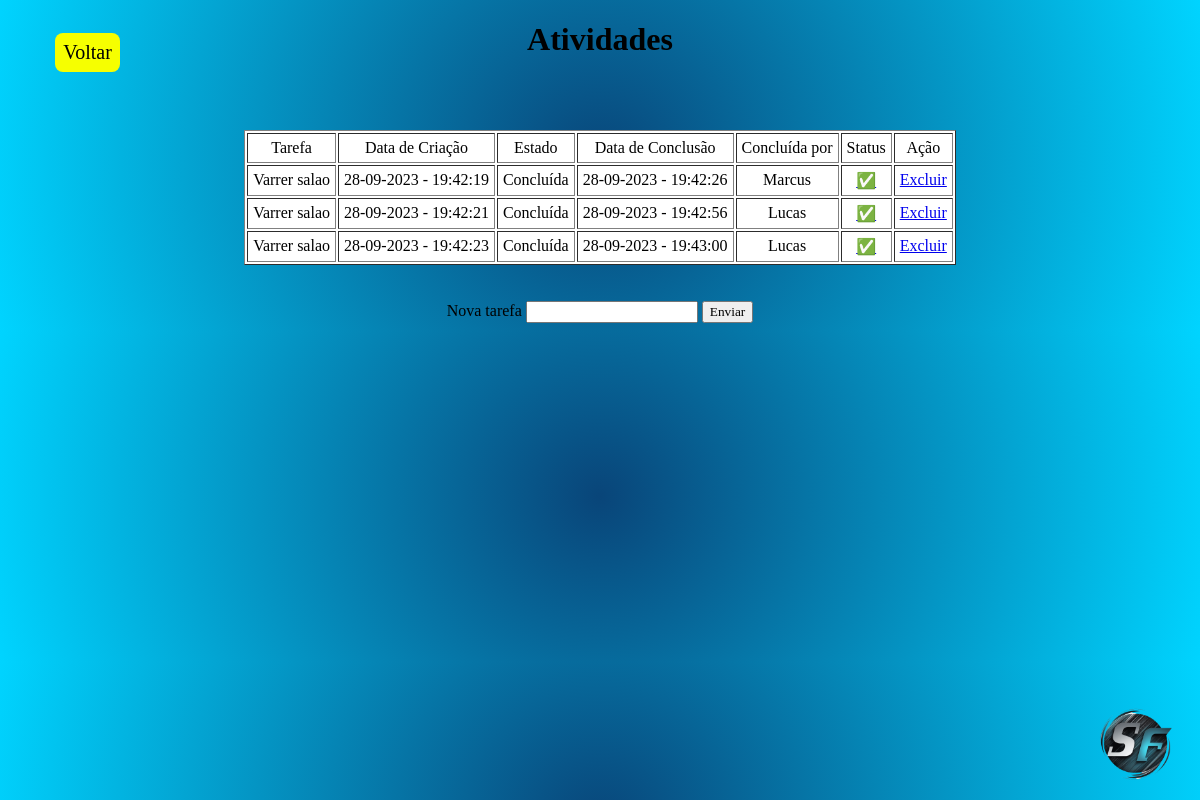
/tarefas (signed in), run on an earlier commit of the app's database.
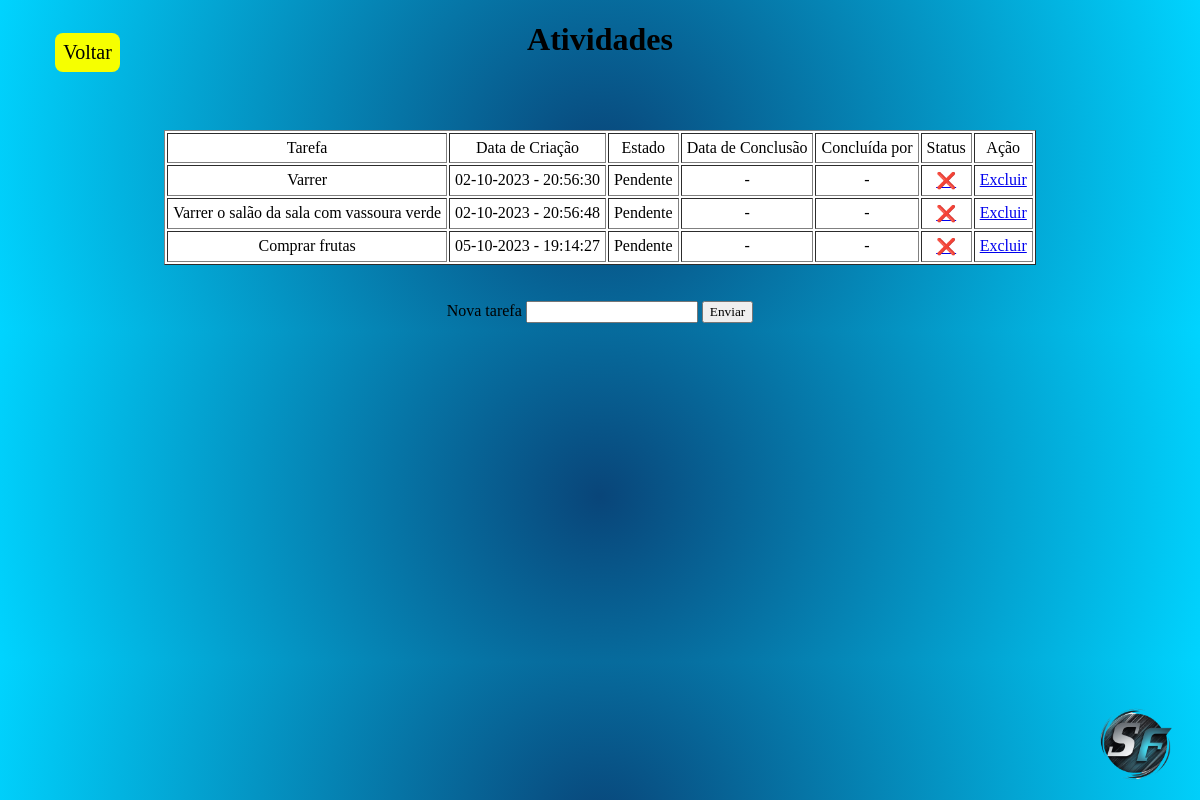
And on a later commit of the database.
### hms_softforge/models.py (models this page shows)
class Tarefa(database.Model):
    id = database.Column(database.Integer, primary_key=True)
    tarefa = database.Column(database.String, nullable=False)
    data = database.Column(database.DateTime, nullable=False, default=lambda: datetime.now())
    estado = database.Column(database.Boolean, nullable=False, default=False)
    concluido_por = database.Column(database.String, nullable=True)
    realizada_em = database.Column(database.DateTime, nullable=True)

### hms_softforge/routes.py (the view)
@app.route("/tarefas", methods=["GET", "POST"])
@login_required
def tarefas():
    tarefa = Tarefa.query.order_by(Tarefa.id).all()
    if current_user.cargo != "funcionario":
        form = FormNovaTarefa()
        if form.is_submitted():
            nova_tarefa = Tarefa(tarefa=form.tarefa.data)
            database.session.add(nova_tarefa)
            database.session.commit()
            return redirect(url_for('tarefas'))
        return render_template("tarefas.html", form=form, tarefa=tarefa)
    else:
        return render_template("tarefas.html", form=None, tarefa=tarefa)

### hms_softforge/forms.py
class FormNovaTarefa(FlaskForm):
    tarefa = StringField("Nova tarefa", validators=[DataRequired()])
    botao_confirmacao = SubmitField("Enviar")

### hms_softforge/models.py (called while the page is built)
@login_manager.user_loader
def load_usuario(id_usuario):
    return Usuario.query.get(int(id_usuario))

### hms_softforge/templates/tarefas.html (shortened to what this page needs)
<!DOCTYPE html>
<html lang="pt-br">
<head>
    <link rel="stylesheet" href="../static/css/styleTarefas.css" />
</head>
<body>
    <img src="../static/imagens/soft_forge_logo.png"
                alt="Home"
                width="80"
                height="80"
                class="img-logo"
            />
    <div class="main-container">
        <a class="btn-back" href="telaHome">Voltar</a>
        <div class="content-container">
            <div class="title-box">
                <h1>Atividades</h1>
            </div>
            <div class="content-box">
                <table border="1" class="table">
                    <tr>
                        <td>Tarefa</td>
                        <td>Data de Criação</td>
                        <td>Estado</td>
                        <td>Data de Conclusão</td>
                        <td>Concluída por</td>
                        <td>Status</td>
                        <td>Ação</td>
                    </tr>
                    {% for atividade in tarefa %}
                    <tr>
                        <td>{{atividade.tarefa}}</td>
                        <td>{{atividade.data.strftime('%d-%m-%Y - %H:%M:%S')}}</td>
                        <td>{{'Concluída' if atividade.estado else 'Pendente'}}</td>
                        <td>{{atividade.realizada_em.strftime("%d-%m-%Y - %H:%M:%S") if atividade.realizada_em else '-'}}</td>
                        <td>{{atividade.concluido_por if atividade.realizada_em else '-'}}</td>
                        <td>
                            {% if atividade.estado %}
                                <a href="{{ url_for('mudar_estado', tarefa_id=atividade.id, novo_estado=0) }}">✅</a>
                            {% else %}
                                <a href="{{ url_for('mudar_estado', tarefa_id=atividade.id, novo_estado=1) }}">❌</a>
                            {% endif %}
                        </td>
                        <td>
                            <a href="{{ url_for('excluir_tarefa', tarefa_id=atividade.id) }}">Excluir</a>
                        </td>
                    </tr>
                    {% endfor %}
                </table>
                <br><br>
                {% if form %}
                    <form method="POST">
                    {{form.tarefa.label()}}
                    {{form.tarefa()}}
                    {{form.botao_confirmacao()}}
                    </form>
                {% endif %}
            </div>
        </div>
    </div>
</body>
</html>

### hms_softforge/static/css/styleTarefas.css (style rules this page uses)
* { font-family: 'Times New Roman', Times, serif; }
body { box-sizing: border-box; background: radial-gradient(circle, rgba(9,92,92,1) 0%, rgba(9,69,121,1) 0%, rgba(0,212,255,1) 100%); }
.main-container { position: relative; text-align: center; }
.btn-back { position: absolute; text-decoration: none; font-size: 20px; display: block; background-color: rgb(246, 255, 0); border-radius: 8px; padding: 8px; left: 4%; top: 4%; color: black; }
.content-box { text-align: center; display: inline-block; margin-top: 50px; }
.table { background-color: white; }
.table td { padding:5px; }
.img-logo { position: absolute; bottom: 2%; right: 2%; }

What changed in the data, as far as the page shows it:
removed Tarefa: tarefa "Varrer salao", data "28-09-2023 - 19:42:23", estado "Concluída", realizada_em "28-09-2023 - 19:43:00", realizada_em+concluido_por "Lucas"
changed Tarefa: tarefa "Varrer salao" → "Varrer"; data "28-09-2023 - 19:42:19" → "02-10-2023 - 20:56:30"; estado "Concluída" → "Pendente"; realizada_em "28-09-2023 - 19:42:26" → "-"; realizada_em "Marcus" → "-"; estado "✅" → "❌"
changed Tarefa: tarefa "Varrer salao" → "Varrer o salão da sala com vassoura verde"; data "28-09-2023 - 19:42:21" → "02-10-2023 - 20:56:48"; estado "Concluída" → "Pendente"; realizada_em "28-09-2023 - 19:42:56" → "-"; realizada_em "Lucas" → "-"; estado "✅" → "❌"
added Tarefa: tarefa "Comprar frutas", data "05-10-2023 - 19:14:27", estado "Pendente", realizada_em "-"
